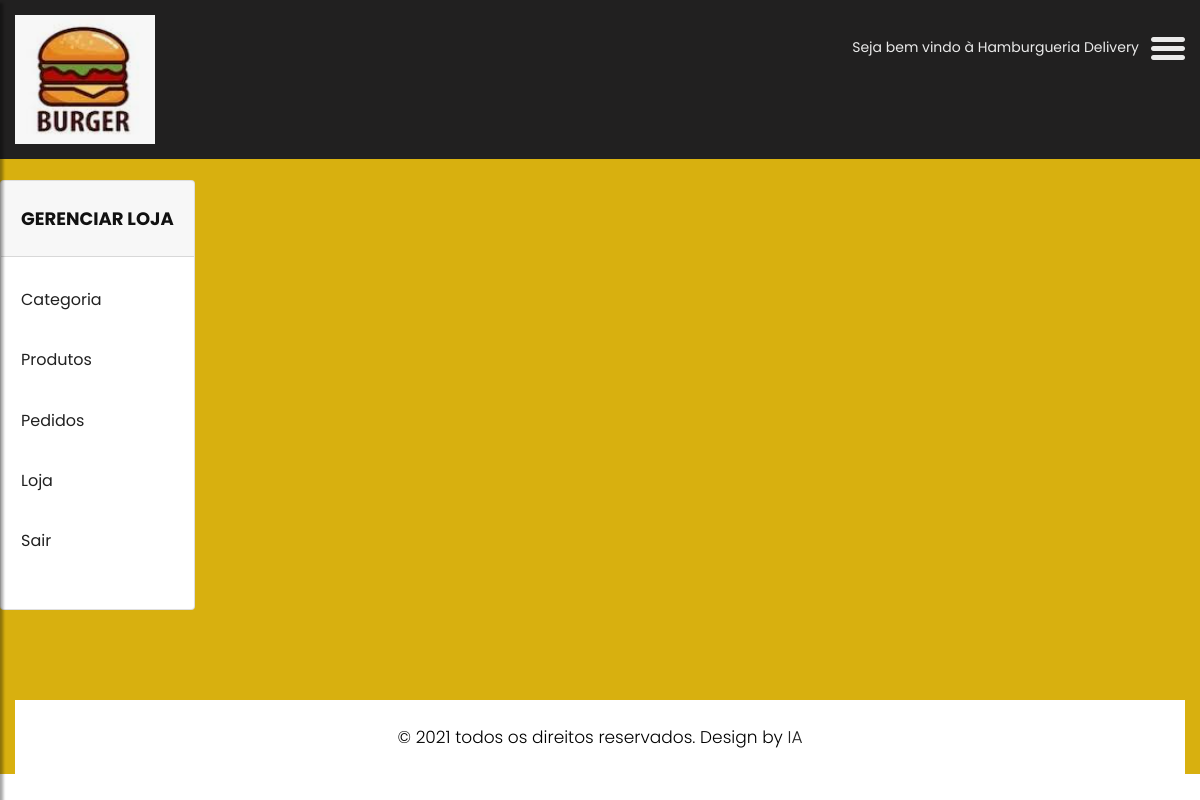
/gerenciar (signed in), run on the app's committed database.
### main.py (models this page shows)
class emp(db.Model):
    __tablename__ = "empresa"
    id = db.Column(db.Integer, primary_key=True)
    nome = db.Column(db.String(4096))
    tel = db.Column(db.String(4096))
    imagens = db.Column(db.String(4096))
    login = db.Column(db.String(4096))
    senha = db.Column(db.String(4096))

### main.py (the view)
@app.route("/gerenciar", methods=["GET", "POST"])
def gerenciar():
    if not session.get('logged_in'):
            dados = prod.query.all()
            dados2 = emp.query.all()
            catt = cat.query.all()
            return render_template("login.html", a=dados, b=dados2, catt=catt)
    else:
        dados = prod.query.all()
        dados2 = emp.query.all()
        catt = cat.query.all()
        return render_template("gerenciar.html", a=dados, b=dados2, catt=catt)

### templates/gerenciar.html (shortened to what this page needs)
{% extends 'listpedidos.html' %}
{% block content %}
<body class="main-layout">
    <div class="wrapper">
    <div id="content">
    <header>
        <div class="container-fluid">
            <div class="row">
                <div class="col-md-3">
                    <div class="full">
                        <a class="logo" href="gerenciar"><img src="{% for social in b %}
                          {{social.imagens}}
                      {% endfor %}" alt="#" /></a>
                    </div>
                </div>
                <div class="col-md-9">
                    <div class="full">
                        <div class="right_header_info">
                            <ul>
                                <li class="dinone">Seja bem vindo à {% for social in b %}  {{social.nome}}  {% endfor %}</li>
                                <li>
                                    <button type="button" id="sidebarCollapse">
                                        <img src="static/images/menu_icon.png" alt="#">
                                    </button>
                                </li>
                            </ul>
                        </div>
                    </div>
                </div>
            </div>
        </div>
    </header>
    <fooetr>
        <div class="footer">
            <div class="container-fluid ">
                <div class="row">
<div class="card">
  <h3 class="card-header text-center font-weight-bold text-uppercase py-4">Gerenciar loja</h3>
  <div class="card-body">
    <h3></h3>
    <h4> <a href="cad_categoria">Categoria</a></h4><br>
    <h4> <a href="cad_produto">Produtos</a></h4><br>
    <h4> <a href="cad_pedidos">Pedidos</a></h4><br>
    <h4> <a href="/" target="_blank" >Loja</a></h4><br>
    <h4> <a href="sair" >Sair</a></h4><br>
    </div>
  </div>
</div>
{% endblock %}

### static/css/style.css (style rules this page uses)
body { color: #666666; font-size: 14px; font-family: 'poppins', sans-serif; line-height: 1.80857; font-weight: normal; }
a { color: #1f1f1f; text-decoration: none !important; outline: none !important; -webkit-transition: all .3s ease-in-out; -moz-transition: all .3s ease-in-out; -ms-transition: all .3s ease-in-out; -o-transition: all .3s ease-in-out; transition: all .3s ease-in-out; }
h1, h2, h3, h4, h5, h6 { letter-spacing: 0; font-weight: normal; position: relative; padding: 0 0 10px 0; font-weight: normal; line-height: normal; color: #111111; margin: 0 }
h3 { font-size: 18px }
h4 { font-size: 16px }
*, *::after, *::before { -webkit-box-sizing: border-box; -moz-box-sizing: border-box; box-sizing: border-box; }
h1 a, h2 a, h3 a, h4 a, h5 a, h6 a { color: #212121; text-decoration: none!important; opacity: 1 }
ul, li, ol { margin: 0px; padding: 0px; list-style: none; }
a { color: #222222; text-decoration: none; outline: none !important; }
a, .btn { text-decoration: none !important; outline: none !important; -webkit-transition: all .3s ease-in-out; -moz-transition: all .3s ease-in-out; -ms-transition: all .3s ease-in-out; -o-transition: all .3s ease-in-out; transition: all .3s ease-in-out; }
img { max-width: 100%; height: auto; }
button { border: 0; margin: 0; padding: 0; cursor: pointer; }
.full { float: left; width: 100%; }
.full { width: 100%; float: left; margin: 0; padding: 0; }
header { min-height: 90px; background: #212020; padding: 15px 0; position: fixed; width: 100%; top: 0; left: 0; z-index: 998; }
header .container-fluid { max-width: 1850px; }
.right_header_info { width: 100%; float: left; padding: 20px 0 0; }
.right_header_info ul { list-style: none; padding: 0; margin: 0; float: right; }
.right_header_info ul li { display: inline; font-size: 16px; margin-left: 45px; color: #eaeaea; font-weight: 400; float: left; }
#sidebarCollapse { background: transparent; }
.footer { background: #d8b00f; padding-top:90px; margin-top: 90px; }
#sidebarCollapse { background: transparent; padding: 0; border: none; }

### static/css/responsive.css (style rules this page uses)
@media (min-width: 1200px) and (max-width: 1500px) { .right_header_info ul li { font-size: 14px; margin-left: 12px; } }

### data on the page
emp: imagens (picture), nome "Hamburgueria Delivery"
